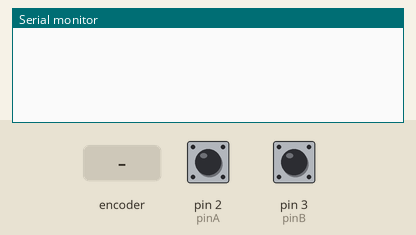
Simulated run of this sketch. Board: Arduino Uno, built with avr-gcc and run on an emulated ATmega328P. On the bench: the last lines printed to the serial monitor. The test bench sets the inputs (shaded band); at power-on: pin 2 (pinA) HIGH, pin 3 (pinB) HIGH.

Above: at 1.2 s.
1.3 s: rotary encoder on pin 2 (pinA) / pin 3 (pinB) turned 1 step (first pin leading)
At 2.4 s:
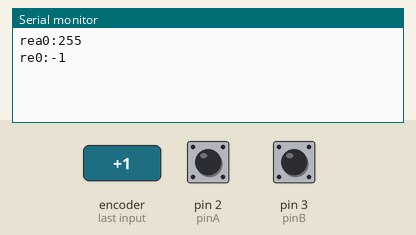
3.0 s: rotary encoder on pin 2 (pinA) / pin 3 (pinB) turned 1 step (first pin leading)
At 3.6 s:
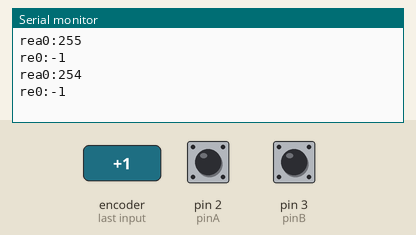

Measured:
- after the input at 1.3 s, the serial monitor: prints a new line after 0.08 s (image 1)
- after the input at 3.0 s, the serial monitor: prints a new line after 0.08 s (image 2)

The sketch:

rotaryEncoder.ino
```cpp
/*******Interrupt-based Rotary Encoder Sketch*******
by Simon Merrett, based on insight from Oleg Mazurov, Nick Gammon, rt, Steve Spence
*/

static int pinA = 2; // Our first hardware interrupt pin is digital pin 2
static int pinB = 3; // Our second hardware interrupt pin is digital pin 3
volatile byte aFlag = 0; // let's us know when we're expecting a rising edge on pinA to signal that the encoder has arrived at a detent
volatile byte bFlag = 0; // let's us know when we're expecting a rising edge on pinB to signal that the encoder has arrived at a detent (opposite direction to when aFlag is set)
volatile byte absval = 0; //this variable stores our current value of encoder position. Change to int or uin16_t instead of byte if you want to record a larger range than 0-255
volatile byte pval = 0; //stores the last encoder position value so we can compare to the current reading and see if it has changed (so we know when to print to the serial monitor)
volatile byte reading = 0; //somewhere to store the direct values we read from our interrupt pins before checking to see if we have moved a whole detent
int val = 0;

void setup() {
  pinMode(pinA, INPUT_PULLUP); // set pinA as an input, pulled HIGH to the logic voltage (5V or 3.3V for most cases)
  pinMode(pinB, INPUT_PULLUP); // set pinB as an input, pulled HIGH to the logic voltage (5V or 3.3V for most cases)
  attachInterrupt(0, PinA, RISING); // set an interrupt on PinA, looking for a rising edge signal and executing the "PinA" Interrupt Service Routine (below)
  attachInterrupt(1, PinB, RISING); // set an interrupt on PinB, looking for a rising edge signal and executing the "PinB" Interrupt Service Routine (below)
  Serial.begin(38400); // start the serial monitor link
}

void PinA() {
  cli(); //stop interrupts happening before we read pin values
  reading = PIND & 0xC; // read all eight pin values then strip away all but pinA and pinB's values
  if (reading == B00001101 && aFlag) { //check that we have both pins at detent (HIGH) and that we are expecting detent on this pin's rising edge
    absval ++; //decrement the encoder's position count
    val = 1;
    bFlag = 0; //reset flags for the next turn
    aFlag = 0; //reset flags for the next turn
  }
  else if (reading == B00000100) bFlag = 1; //signal that we're expecting pinB to signal the transition to detent from free rotation
  sei(); //restart interrupts
}

void PinB() {
  cli(); //stop interrupts happening before we read pin values
  reading = PIND & 0xC; //read all eight pin values then strip away all but pinA and pinB's values
  if (reading == B00001100 && bFlag) { //check that we have both pins at detent (HIGH) and that we are expecting detent on this pin's rising edge
    absval --; //increment the encoder's position count
    val = -1;
    bFlag = 0; //reset flags for the next turn
    aFlag = 0; //reset flags for the next turn
  }
  else if (reading == B00001000) aFlag = 1; //signal that we're expecting pinA to signal the transition to detent from free rotation
  sei(); //restart interrupts
}

void loop() {
  if (pval != absval) {
    Serial.print("rea0:");
    Serial.println(absval);
    Serial.print("re0:");
    Serial.println(val);
    pval = absval;
  }
  delay(5);
}
```
